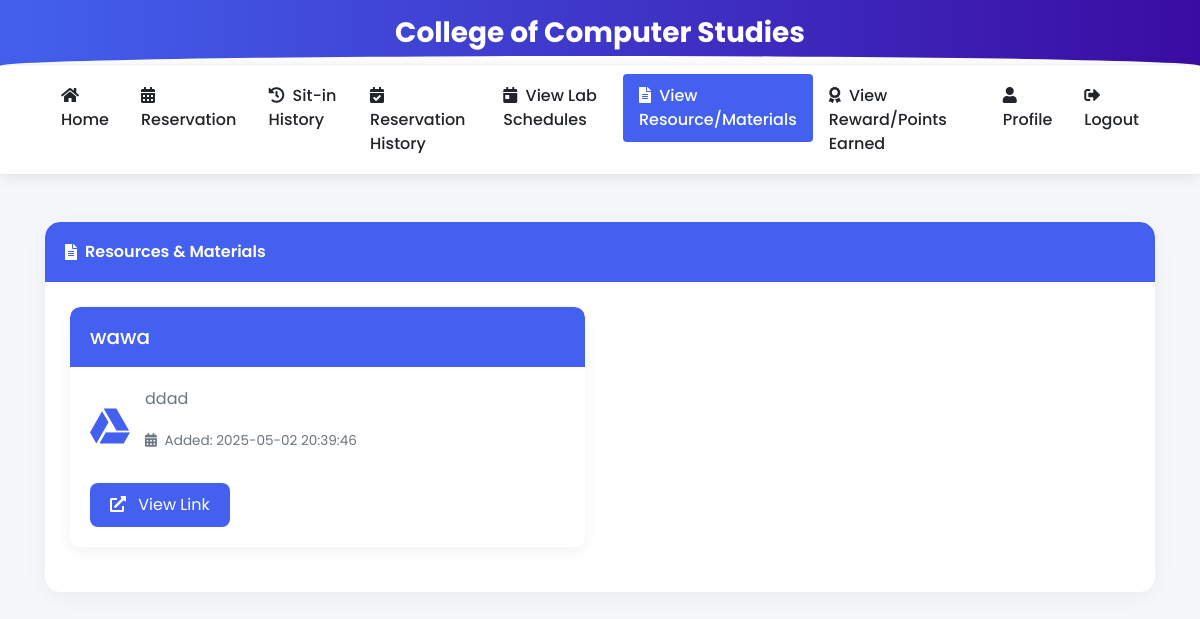
Page /view_resources (signed in) on the committed database.
### tables this page shows
CREATE TABLE resources (
                id INTEGER PRIMARY KEY AUTOINCREMENT,
                title TEXT NOT NULL,
                description TEXT NOT NULL,
                file_path TEXT NOT NULL,
                created_at TEXT NOT NULL
            , resource_type TEXT DEFAULT 'file');

### app.py (the view)
@app.route('/view_resources')
def view_resources():
    if 'user_id' not in session:
        return redirect(url_for('login'))
    try:
        conn = get_db_connection()
        cursor = conn.cursor()
        cursor.execute('''
            SELECT name FROM sqlite_master
            WHERE type='table' AND name='resources'
        ''')
        if cursor.fetchone() is None:
            resources = []
        else:
            cursor.execute('''
                SELECT id, title, description, file_path, resource_type, created_at
                FROM resources
                ORDER BY created_at DESC
            ''')
            resources = cursor.fetchall()
        conn.close()
        return render_template('view_resources.html', resources=resources)
    except Exception as e:
        print(f"Error fetching resources: {e}")
        return render_template('view_resources.html', resources=[], error=str(e))

### app.py (called while the page is built, shortened)
def get_db_connection():
    conn = sqlite3.connect('students.db', timeout=30)
    conn.execute("PRAGMA journal_mode=WAL")  # Use Write-Ahead Logging
    conn.row_factory = sqlite3.Row
    try:
        cursor = conn.cursor()
        cursor.execute("PRAGMA table_info(users)")
        columns = [column[1] for column in cursor.fetchall()]
        cursor.execute("PRAGMA table_info(sitins)")
        sitins_columns = [column[1] for column in cursor.fetchall()]
    except Exception as e:
        print(f"Error in get_db_connection: {str(e)}")
    return conn

### templates/view_resources.html (shortened to what this page needs)
<!DOCTYPE html>
<html lang="en">
<head>
<link rel="stylesheet" href="https://stackpath.bootstrapcdn.com/bootstrap/4.5.2/css/bootstrap.min.css" />
<link rel="stylesheet" href="https://cdnjs.cloudflare.com/ajax/libs/font-awesome/5.15.3/css/all.min.css">
</head>
<body>
<div class="header-banner">
    <div class="container text-center">
        <h3 class="font-weight-bold mb-0">College of Computer Studies</h3>
    </div>
</div>
<nav class="navbar navbar-expand-lg navbar-light sticky-top">
    <div class="container">
        <div class="collapse navbar-collapse" id="navbarNav">
            <ul class="navbar-nav ml-auto">
                <li class="nav-item">
                    <a class="nav-link" href="{{ url_for('user_dashboard') }}">
                        <i class="fas fa-home mr-1"></i> Home
                    </a>
                </li>
                <li class="nav-item">
                    <a class="nav-link" href="{{ url_for('reservation') }}">
                        <i class="fas fa-calendar-alt mr-1"></i> Reservation
                    </a>
                </li>
                <li class="nav-item">
                    <a class="nav-link" href="{{ url_for('sitin_history') }}">
                        <i class="fas fa-history mr-1"></i> Sit-in History
                    </a>
                </li>
                <li class="nav-item">
                    <a class="nav-link" href="{{ url_for('user_reservation_history') }}">
                        <i class="fas fa-calendar-check mr-1"></i> Reservation History
                    </a>
                </li>
                <li class="nav-item">
                    <a class="nav-link" href="{{ url_for('view_lab_schedules') }}">
                        <i class="fas fa-calendar-day mr-1"></i> View Lab Schedules
                    </a>
                </li>
                <li class="nav-item active">
                    <a class="nav-link" href="{{ url_for('view_resources') }}">
                        <i class="fas fa-file-alt mr-1"></i> View Resource/Materials
                    </a>
                </li>
                <li class="nav-item">
                    <a class="nav-link" href="{{ url_for('view_points') }}">
                        <i class="fas fa-award mr-1"></i> View Reward/Points Earned
                    </a>
                </li>
                <li class="nav-item">
                    <a class="nav-link" href="{{ url_for('profile') }}">
                        <i class="fas fa-user mr-1"></i> Profile
                    </a>
                </li>
                <li class="nav-item">
                    <a class="nav-link" href="{{ url_for('logout') }}">
                        <i class="fas fa-sign-out-alt mr-1"></i> Logout
                    </a>
                </li>
            </ul>
        </div>
    </div>
</nav>
<div class="container py-5">
    <div class="card">
        <div class="card-header d-flex align-items-center">
            <i class="fas fa-file-alt mr-2"></i> Resources & Materials
        </div>
        <div class="card-body">
            {% if resources %}
                <div class="row">
                    {% for resource in resources %}
                        <div class="col-md-6">
                            <div class="resource-card">
                                <div class="card-header">
                                    <h5 class="mb-0">{{ resource.title }}</h5>
                                </div>
                                <div class="card-body">
                                    <div class="d-flex align-items-center mb-3">
                                        <div class="file-icon">
                                            {% if resource.resource_type == 'link' %}
                                                <i class="fab fa-google-drive"></i>
                                            {% elif '.pdf' in resource.file_path %}
                                                <i class="fas fa-file-pdf"></i>
                                            {% elif '.doc' in resource.file_path or '.docx' in resource.file_path %}
                                                <i class="fas fa-file-word"></i>
                                            {% elif '.ppt' in resource.file_path or '.pptx' in resource.file_path %}
                                                <i class="fas fa-file-powerpoint"></i>
                                            {% elif '.xls' in resource.file_path or '.xlsx' in resource.file_path %}
                                                <i class="fas fa-file-excel"></i>
                                            {% elif '.zip' in resource.file_path or '.rar' in resource.file_path %}
                                                <i class="fas fa-file-archive"></i>
                                            {% elif '.jpg' in resource.file_path or '.png' in resource.file_path or '.gif' in resource.file_path %}
                                                <i class="fas fa-file-image"></i>
                                            {% else %}
                                                <i class="fas fa-file"></i>
                                            {% endif %}
                                        </div>
                                        <div>
                                            <p class="description">{{ resource.description }}</p>
                                            <p class="metadata">
                                                <i class="fas fa-calendar-alt mr-1"></i> Added: {{ resource.created_at }}
                                            </p>
                                        </div>
                                    </div>
                                    {% if resource.resource_type == 'link' %}
                                    <a href="{{ url_for('download_resource', resource_id=resource.id) }}" class="btn btn-download" target="_blank">
                                        <i class="fas fa-external-link-alt mr-2"></i> View Link
                                    </a>
                                    {% else %}
                                    <a href="{{ url_for('download_resource', resource_id=resource.id) }}" class="btn btn-download">
                                        <i class="fas fa-download mr-2"></i> Download
                                    </a>
                                    {% endif %}
                                </div>
                            </div>
                        </div>
                    {% endfor %}
                </div>
            {% else %}
                <div class="text-center py-5">
                    <i class="fas fa-folder-open fa-4x mb-3 text-muted"></i>
                    <h5 class="text-muted">No resources available at this time</h5>
                    <p class="text-muted">Check back later for updates</p>
                </div>
            {% endif %}
        </div>
    </div>
</div>
</body>
</html>

### templates/view_resources.html (style rules this page uses)
:root { --primary-color: #4361ee; --secondary-color: #3a0ca3; --accent-color: #4cc9f0; --light-color: #f8f9fa; --dark-color: #212529; --success-color: #2bc4a9; --warning-color: #f9c74f; }
body { font-family: 'Poppins', sans-serif; background-color: #f5f7fa; color: #495057; min-height: 100vh; }
.header-banner { background: linear-gradient(to right, var(--primary-color), var(--secondary-color)); color: white; padding: 16px 0; position: relative; overflow: hidden; }
.header-banner::after { content: ''; position: absolute; bottom: -10px; left: 0; right: 0; height: 20px; background: #fff; border-radius: 50% 50% 0 0; }
.navbar { background-color: #fff !important; box-shadow: 0 2px 15px rgba(0,0,0,0.1); }
.navbar .nav-link { color: var(--dark-color) !important; font-weight: 500; padding: 10px 16px !important; border-radius: 4px; transition: all 0.3s ease; }
.navbar .nav-item.active .nav-link { background-color: var(--primary-color); color: white !important; }
.card { border: none; border-radius: 15px; box-shadow: 0 5px 25px rgba(0,0,0,0.05); transition: all 0.3s ease; margin-bottom: 25px; overflow: hidden; }
.card-header { background: var(--primary-color); color: white; font-weight: 600; padding: 18px 20px; border-bottom: none; border-radius: 15px 15px 0 0 !important; }
.card-body { padding: 25px; }
.resource-card { border: none; border-radius: 10px; background-color: white; box-shadow: 0 5px 15px rgba(0,0,0,0.05); transition: all 0.3s ease; margin-bottom: 20px; overflow: hidden; }
.resource-card .card-header { background-color: var(--primary-color); color: white; border-radius: 10px 10px 0 0 !important; }
.resource-card .card-body { padding: 20px; }
.resource-card .description { color: #6c757d; margin-bottom: 20px; }
.resource-card .metadata { color: #6c757d; font-size: 0.85rem; }
.resource-card .btn-download { background-color: var(--primary-color); color: white; border: none; padding: 10px 20px; border-radius: 8px; transition: all 0.3s ease; }
.file-icon { font-size: 2.5rem; margin-right: 15px; color: var(--primary-color); }

### rows in the picture
resources: title "wawa", resource_type "link" (drawn), description "ddad", created_at "2025-05-02 20:39:46"
